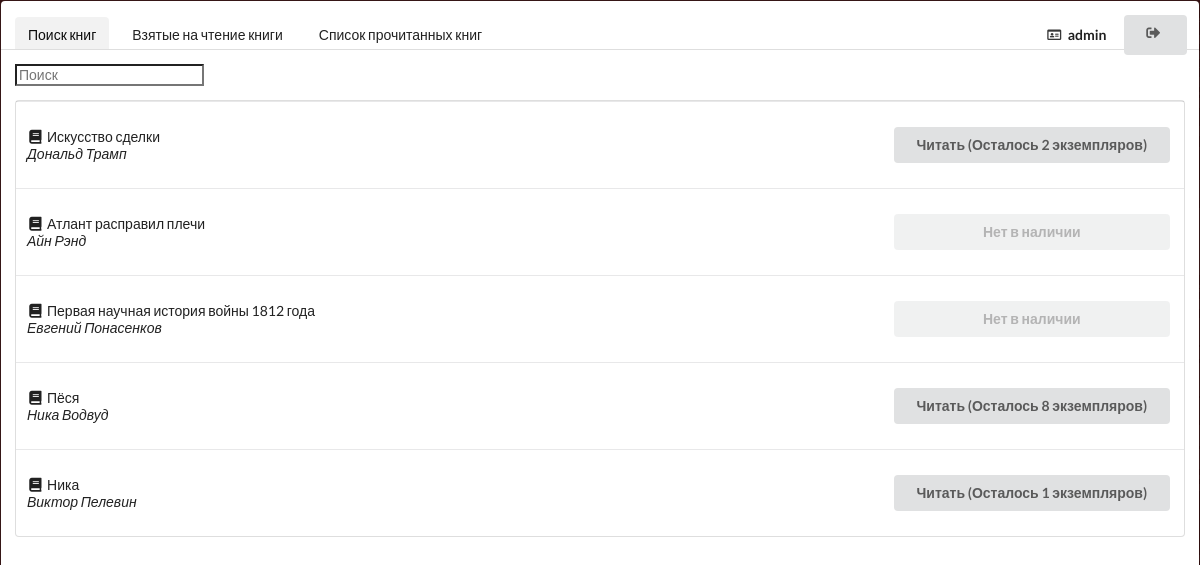
Page /main/search/ (signed in) on the earlier database version.
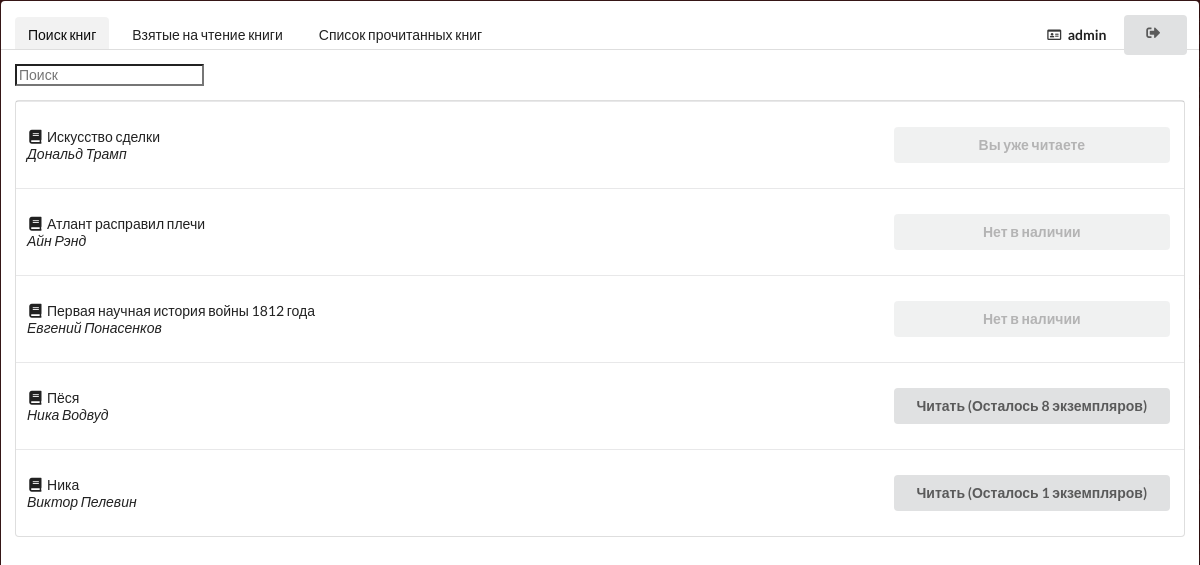
Same page on the later database version.
### Books/models.py (models this page shows)
class Book(models.Model):
    title = models.CharField(max_length=50, help_text="Название книги")
    author = models.CharField(max_length=50, help_text="Автор книги")
    cover = models.ImageField(upload_to="covers")
    pdf = models.FileField(upload_to="pdf")
    count = models.IntegerField()

### Books/views.py (the view)
# urls.py: path('search/', views.Searching, name='search'),
def Searching(request):
    if request.user.is_authenticated:
        context={}
        query=""
        if request.GET:
            query=request.GET['q']
            context['query']=str(query)
        current_user = request.user
        books = get_books_queryset(query)
        reading = ReadingList.objects.all().filter(user_id=current_user)
        array = []
        for r in reading:
            array.append(r.book_id)
        complete = CompleteList.objects.all().filter(user_id=current_user)
        return render(request, 'Books/search.html', {'array': array, 'complete': complete, 'books':books})
    else:
        return HttpResponseRedirect("/login")

### Books/views.py (called while the page is built)
def get_books_queryset(query=None):
    queryset=[]
    queries=query.split(" ")
    for q in queries:
        books=Book.objects.filter(
            Q(title__icontains=q) |
            Q(author__icontains=q)
        ).distinct()
        for book in books:
            queryset.append(book)
    return list(set(queryset))

### Books/templates/Books/search.html (shortened to what this page needs)
{% extends 'Books/base.html' %}
{% block panel %}
                <a class="active item">
                    Поиск книг
                </a>
                <a class="item" href="/main">
                    Взятые на чтение книги
                </a>
                <a class="item" href="/main/completed">
                    Список прочитанных книг
                </a>
                <div class="right menu">
                    <a class="item">
                        <i class="id card outline icon"></i> <b>{{ user.username }}</b>
                    </a>
                    <div class="ui vertical animated button" tabindex="0">
                        <div class="visible content">
                            <i class="sign out icon"></i>
                        </div>
                    </div>
                </div>
{% endblock %}
{% block table_content %}
    <form method="get">
    <input type="text" name="q" id="id_q" placeholder="Поиск">
    </form>
{% for book in books %}
{% if book in array %}
    <tr>
                        <td class="collapsing">
                            <div class = "bookTitle" data-html="<div class='header'></div><div class='content'><img class='ui small image' src='{{ book.cover.url }}'>" data-position="bottom right" ><i class="book icon"></i>{{ book.title }}</div>
                            <i>{{ book.author }}</i>
                        </td>
                        <td class="right aligned collapsing">
                            <form method="POST" action="create/">
        <p>
        <button type="submit" value="Сохранить" class="ui button disabled" style="width: 50%;">
            Вы уже читаете
                </button>
    </form>
                        </td>
                    </tr>
{% elif book.count > 0 %}
                    <tr>
                        <td class="collapsing">
                            <div class = "bookTitle" data-html="<div class='header'></div><div class='content'><img class='ui small image' src='{{ book.cover.url }}'>" data-position="bottom right" ><i class="book icon"></i>{{ book.title }}</div>
                            <i>{{ book.author }}</i>
                        </td>
                        <td class="right aligned collapsing">
                            <form method="POST" action="create/">
        <p>
        <button type="submit" value="Сохранить" class="ui button" style="width: 50%;">
            Читать (Осталось {{ book.count }} экземпляров)
                </button>
    </form>
                        </td>
                    </tr>
{% else %}
    <tr>
                        <td class="collapsing">
                            <div class = "bookTitle" data-html="<div class='header'></div><div class='content'><img class='ui small image' src='{{ book.cover.url }}'>" data-position="bottom right" ><i class="book icon"></i>{{ book.title }}</div>
                            <i>{{ book.author }}</i>
                        </td>
                        <td class="right aligned collapsing">
                            <form method="POST" action="create/">
        <p>
        <button type="submit" value="Сохранить" class="ui button disabled" style="width: 50%;">
            Нет в наличии
                </button>
    </form>
                        </td>
                    </tr>
    {% endif %}
{% endfor %}
{% endblock %}

### Books/templates/Books/base.html (shortened to what this page needs)
<html>
<head>
    {% load static %}
    <link rel="stylesheet" type="text/css" href="{% static 'semantic/semantic.min.css' %}">
    <link rel="stylesheet" type="text/css" href="{% static 'semantic/popup.min.css' %}">
</head>
<body>
    <div class="ui raised segments centered">
        <div class="ui segment" style="width: 100%; height: 6%;">
            <div class="ui secondary menu">
                {% block panel %}
                {% endblock %}
            </div>
        </div>
        <div class="ui segment" style="width: 100%; height: 94%;">
            <table class="ui single line table">
                <tbody>
                {% block table_content %}
                {% endblock %}
                </tbody>
            </table>
        </div>
    </div>
</body>
</html>

### Books/templates/Books/base.html (style rules this page uses)
body { background-color: #DADADA; }

Differences in the rows shown:
changed Book "Искусство сделки": count "2" → (not shown)
